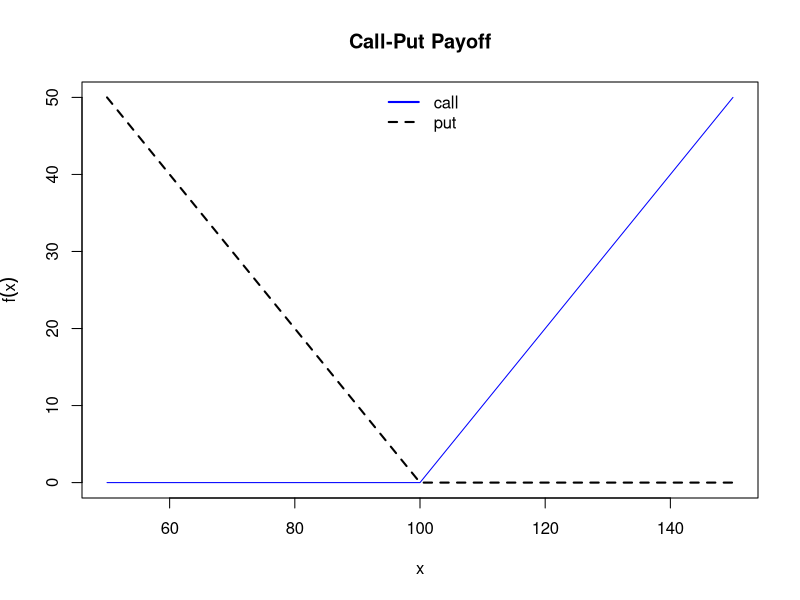
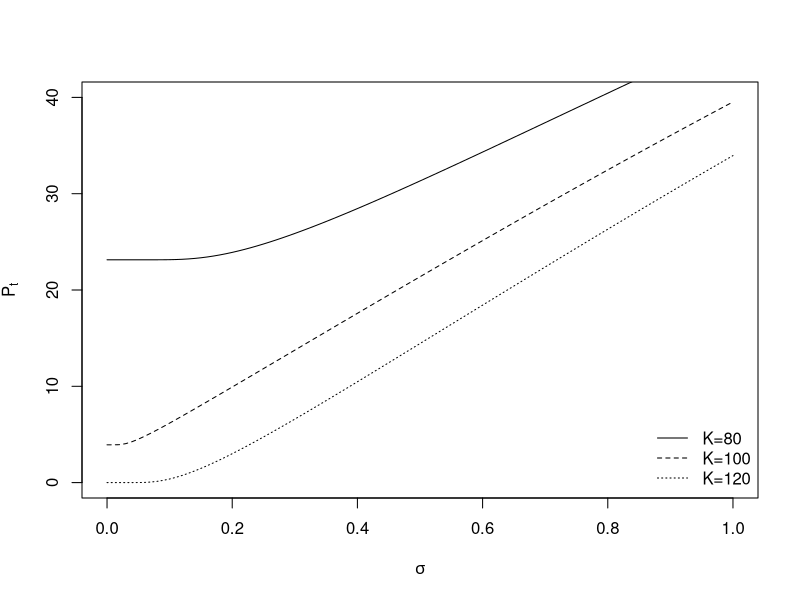
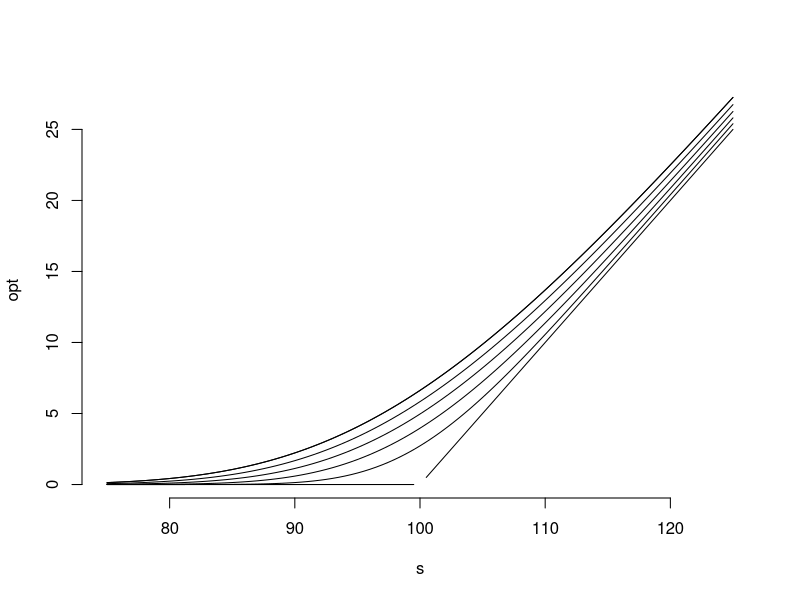

These charts were generated, in order, by the following R code:
#### Option ####

### 7.5.1 Option Summary ###

f.call <- function(x)sapply(x, function(x) max(c(x-K,0)))
f.put <- function(x)sapply(x, function(x) max(c(K-x,0)))
K <- 100
curve(f.call, 50, 150, col = "blue", lty=1, lwd = 1,
      ylab = expression(f(x)), main = "Call-Put Payoff")
curve(f.put, 50, 150, col = "black", add = TRUE, lty=2,lwd=2)
legend("top", c("call","put"), lty = c(1,2),
       col = c("blue", "black"), lwd = c(2,2), bty = "n")


### 7.5.2 Black-Scholes ###

## 7.5.2.1 Call ##

bso <-function(s,k,r,q,v,t){
  d1 <- log(s/k) + (r-q + 0.5*v*v)*t
  d1 <- d1/(v*sqrt(t))
  d2 <- d1 - v*sqrt(t)
  nd1 <- pnorm(d1)
  nd2 <- pnorm(d2)
  ans <- s*exp(-q*t)*nd1 - k*exp(-r*t)*nd2
  return(ans)
}

bso(100,100, 0.04, 0,0.2,0.5)

# Gamma Graph
s<-100;r<-0.04;t<-1;q<-0
p <- function(v) bso(s,k,r,q,v,t)
k<-80
curve(p, 0,1,xlab=expression(sigma), ylab = expression(P[t]), ylim  =c(0,40))
k<-100
curve(p, 0,1,add=TRUE, lty=2)
k<-120
curve(p, 0,1, add=TRUE, lty=3)
legend("bottomright", c("K=80", "K=100", "K=120"), lty = 1:3, bty = "n") # 그래프 상자

# Theta Graph 
s <- 75:125
opt <- bso(s, 100, 0.04, 0, 0.2, 0.5)
plot(s, opt, type = "l", bty = "n")
t.seq <- seq(0,0.5,0.1)
for(t in t.seq){
  f <- function(x) bso(x,100,0.04, 0,0.2, t)
  curve(f, add= TRUE)
}

## Vanilla BS Calculator ##

bso <- function(s,k,r,q,v,t,putcall){
  d1 = log(s/k) + (r-q+0.5*v*v)*t
  d1 = d1 / (v*sqrt(t))
  d2 = d1 - v *sqrt(t)
  nd1 = pnorm(d1)
  nd2 = pnrom(d2)
  ans = s*exp(-q*t) * nd1 - k*exp(-r*t)*nd2
  if(putcall == 'put'){
    nd1 = pnorm(-d1)
    nd2 = pnrom(-d2)
    ans - k*exp(-r*t)*nd2 - s*exp(-q*t)*nd1
  }
  if(t<=0)
  {
    ans = max(s-k, 0)
    if(putcall =='put') ans=max(k-x,0)
  }
  return(ans)
}

## Greeks ###

# Delta 

bsoDelta <- function(s,k,r,q,v,t, putcall){
  ds = s/10000
  p0 = bso(s,k,r,q,v,t,putcall)
  p1 = bso(s+ds, k,r,q,v,t,putcall)
  ans = (p1-p0)/ds
  return(ans)
}

bsoGamma <- function(s,k,r,q,v,t,putcall){
  ds = s/10000
  p0 = bso(s,k,r,q,v,t, putcall)
  pu = bso(s+ds, k,r,q,v,t,putcall)
  pd = bso(s-ds, k,r,q,v,t,putcall)
  ans = (pu+pd-2*p0)/(ds^2)
  return(ans)
}

bsoVega <- function(s,k,r,q,v,t,putcall){
  dv = v/10000
  p0 = bso(s,k,r,q,v,t,putcall)
  pu = bso(s,k,r,q,v+dv,t,putcall)
  ans = (pu-p0)/dv
  return(ans)
}

bsoTheta <- function(s,k,r,q,v,t,putcall){
  dt = t/10000
  p0 = bso(s,k,r,q,v,t,putcall)
  pu = bso(s,k,r,q,v,t+dt, putcall)
  ans = -(pu-p0)/dt
  return(ans)
}

## 4. Delta -> Exercise: bisectional search ##

bsD2K <- function(delta, s, r, q,v,t,putcall){
  kd = s/100; ku = s*2
  for (i in 1:30)
  { km = (kd+ku)/2
    dm = bsoDelta(s,km,r,q,v,t,putcall)
    if (putcall =="call")
      if (dm>delta) kd <- km else ku<-km
    else
      if (abs(dm)>abs(delta)) ku<-km else kd<-km
  }
  return(km)
}

